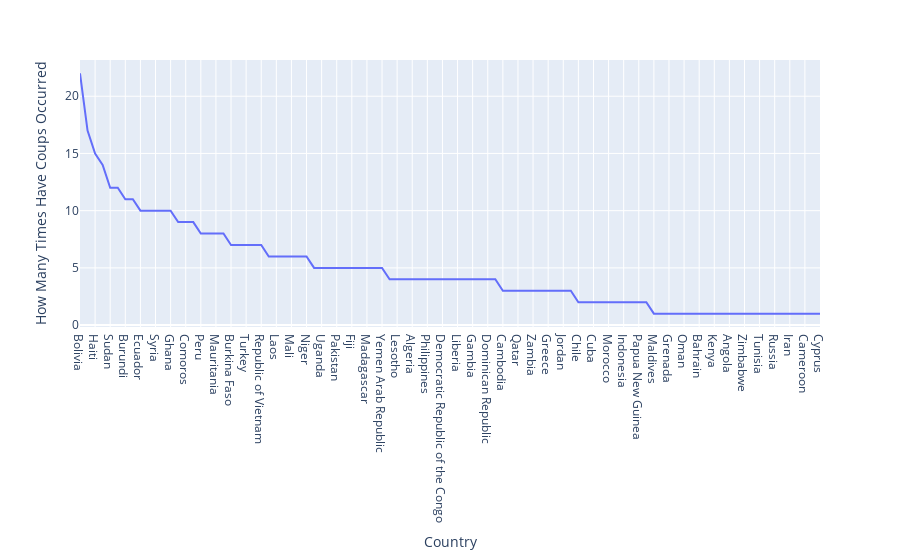

Notebook cell for this chart:
### Code cell
# line plot showing number of military coups per country
ax = px.line(data_frame=countries_coups, x='Country', y='How Many Times Have Coups Occurred')
ax

### Figure 1 — Plotly figure (JSON) as saved in the notebook; plotly's stock layout.template omitted (floating-point values rounded to 4 significant figures)
{"data": [{"hovertemplate": "Country=%{x}<br>How Many Times Have Coups Occurred=%{y}<extra></extra>", "legendgroup": "", "line": {"color": "#636efa", "dash": "solid"}, "marker": {"symbol": "circle"}, "mode": "lines", "name": "", "orientation": "v", "showlegend": false, "type": "scatter", "x": ["Bolivia", "Argentina", "Haiti", "Venezuela", "Sudan", "Thailand", "Burundi", "Guatemala", "Ecuador", "Iraq", "Syria", "Sierra Leone", "Ghana", "Benin", "Comoros", "Guinea-Bissau", "Peru", "Honduras", "Mauritania", "Nigeria", "Burkina Faso", "Central African Republic", "Turkey", "Chad", "Republic of Vietnam", "Congo", "Laos", "Bangladesh", "Mali", "Brazil", "Niger", "Portugal", "Uganda", "Togo", "Pakistan", "Guinea", "Fiji", "Paraguay", "Madagascar", "Yemen People's Republic", "Yemen Arab Republic", "Afghanistan", "Lesotho", "Myanmar", "Algeria", "Libya", "Philippines", "Ethiopia", "Democratic Republic of the Congo", "Panama", "Liberia", "Suriname", "Gambia", "Ivory Coast", "Dominican Republic", "El Salvador", "Cambodia", "Colombia", "Qatar", "Seychelles", "Zambia", "Azerbaijan", "Greece", "Somalia", "Jordan", "Egypt", "Chile", "Lebanon", "Cuba", "Sao Tome and Principe", "Morocco", "Equatorial Guinea", "Indonesia", "Rwanda", "Papua New Guinea", "United Arab Emirates", "Maldives", "South Korea", "Grenada", "Dominica", "Oman", "Gabon", "Bahrain", "Swaziland", "Kenya", "Djibouti", "Angola", "Mozambique", "Zimbabwe", "Senegal", "Tunisia", "Uruguay", "Russia", "South Sudan", "Iran", "Romania", "Cameroon", "Spain", "Cyprus"], "xaxis": "x", "y": [22, 17, 15, 14, 12, 12, 11, 11, 10, 10, 10, 10, 10, 9, 9, 9, 8, 8, 8, 8, 7, 7, 7, 7, 7, 6, 6, 6, 6, 6, 6, 5, 5, 5, 5, 5, 5, 5, 5, 5, 5, 4, 4, 4, 4, 4, 4, 4, 4, 4, 4, 4, 4, 4, 4, 4, 3, 3, 3, 3, 3, 3, 3, 3, 3, 3, 2, 2, 2, 2, 2, 2, 2, 2, 2, 2, 1, 1, 1, 1, 1, 1, 1, 1, 1, 1, 1, 1, 1, 1, 1, 1, 1, 1, 1, 1, 1, 1, 1], "yaxis": "y"}], "layout": {"legend": {"tracegroupgap": 0}, "margin": {"t": 60}, "xaxis": {"anchor": "y", "domain": [0, 1], "title": {"text": "Country"}}, "yaxis": {"anchor": "x", "domain": [0, 1], "title": {"text": "How Many Times Have Coups Occurred"}}}}
